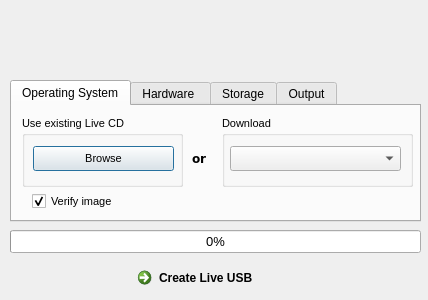
<?xml version="1.0" encoding="UTF-8"?>
<ui version="4.0">
 <class>Dialog</class>
 <widget class="QDialog" name="Dialog">
  <property name="geometry">
   <rect>
    <x>0</x>
    <y>0</y>
    <width>428</width>
    <height>300</height>
   </rect>
  </property>
  <property name="sizePolicy">
   <sizepolicy hsizetype="Fixed" vsizetype="Fixed">
    <horstretch>0</horstretch>
    <verstretch>0</verstretch>
   </sizepolicy>
  </property>
  <property name="windowTitle">
   <string>USB-Maker</string>
  </property>
  <widget class="QProgressBar" name="progressBar">
   <property name="geometry">
    <rect>
     <x>10</x>
     <y>230</y>
     <width>411</width>
     <height>23</height>
    </rect>
   </property>
   <property name="font">
    <font>
     <pointsize>10</pointsize>
    </font>
   </property>
   <property name="whatsThis">
    <string>This is the progress bar that will indicate how far along in the LiveUSB creation process you are</string>
   </property>
   <property name="value">
    <number>0</number>
   </property>
   <property name="alignment">
    <set>Qt::AlignCenter</set>
   </property>
   <property name="textVisible">
    <bool>true</bool>
   </property>
  </widget>
  <widget class="QLabel" name="label">
   <property name="geometry">
    <rect>
     <x>0</x>
     <y>0</y>
     <width>430</width>
     <height>71</height>
    </rect>
   </property>
   <property name="text">
    <string/>
   </property>
   <property name="pixmap">
    <pixmap resource="resources.qrc">:/liveusb-header.png</pixmap>
   </property>
  </widget>
  <widget class="QTabWidget" name="tabWidget">
   <property name="geometry">
    <rect>
     <x>10</x>
     <y>80</y>
     <width>411</width>
     <height>142</height>
    </rect>
   </property>
   <property name="font">
    <font>
     <pointsize>9</pointsize>
    </font>
   </property>
   <property name="currentIndex">
    <number>0</number>
   </property>
   <widget class="QWidget" name="tab">
    <attribute name="title">
     <string>Operating System</string>
    </attribute>
    <widget class="QGroupBox" name="groupBox">
     <property name="geometry">
      <rect>
       <x>10</x>
       <y>10</y>
       <width>161</width>
       <height>71</height>
      </rect>
     </property>
     <property name="font">
      <font>
       <pointsize>8</pointsize>
      </font>
     </property>
     <property name="whatsThis">
      <string>This button allows you to browse for an existing Live CD ISO that you have previously downloaded.  If you do not select one, a release will be downloaded for you automatically.</string>
     </property>
     <property name="title">
      <string>Use existing Live CD</string>
     </property>
     <widget class="QPushButton" name="isoBttn">
      <property name="geometry">
       <rect>
        <x>11</x>
        <y>30</y>
        <width>141</width>
        <height>25</height>
       </rect>
      </property>
      <property name="text">
       <string>Browse</string>
      </property>
      <property name="shortcut">
       <string>Alt+B</string>
      </property>
     </widget>
    </widget>
    <widget class="QLabel" name="label_2">
     <property name="geometry">
      <rect>
       <x>180</x>
       <y>40</y>
       <width>21</width>
       <height>24</height>
      </rect>
     </property>
     <property name="font">
      <font>
       <family>Verdana</family>
       <pointsize>9</pointsize>
       <weight>75</weight>
       <bold>true</bold>
       <kerning>false</kerning>
      </font>
     </property>
     <property name="layoutDirection">
      <enum>Qt::RightToLeft</enum>
     </property>
     <property name="text">
      <string>or</string>
     </property>
    </widget>
    <widget class="QGroupBox" name="downloadGroup">
     <property name="geometry">
      <rect>
       <x>210</x>
       <y>10</y>
       <width>191</width>
       <height>71</height>
      </rect>
     </property>
     <property name="font">
      <font>
       <pointsize>8</pointsize>
      </font>
     </property>
     <property name="whatsThis">
      <string>If you do not select an existing Live CD, the selected release will be downloaded for you.</string>
     </property>
     <property name="title">
      <string>Download</string>
     </property>
     <widget class="QComboBox" name="downloadCombo">
      <property name="geometry">
       <rect>
        <x>8</x>
        <y>30</y>
        <width>171</width>
        <height>25</height>
       </rect>
      </property>
     </widget>
    </widget>
    <widget class="QCheckBox" name="verifyImage">
     <property name="geometry">
      <rect>
       <x>20</x>
       <y>80</y>
       <width>101</width>
       <height>31</height>
      </rect>
     </property>
     <property name="font">
      <font>
       <pointsize>8</pointsize>
      </font>
     </property>
     <property name="text">
      <string>Verify image</string>
     </property>
     <property name="checked">
      <bool>true</bool>
     </property>
    </widget>
   </widget>
   <widget class="QWidget" name="tab_2">
    <attribute name="title">
     <string>Hardware </string>
    </attribute>
    <widget class="QGroupBox" name="groupBox_4">
     <property name="geometry">
      <rect>
       <x>210</x>
       <y>10</y>
       <width>191</width>
       <height>81</height>
      </rect>
     </property>
     <property name="font">
      <font>
       <pointsize>8</pointsize>
      </font>
     </property>
     <property name="title">
      <string>Additional Architectures</string>
     </property>
     <widget class="QCheckBox" name="olpcSupport">
      <property name="geometry">
       <rect>
        <x>20</x>
        <y>20</y>
        <width>201</width>
        <height>30</height>
       </rect>
      </property>
      <property name="font">
       <font>
        <pointsize>8</pointsize>
       </font>
      </property>
      <property name="text">
       <string>OLPC </string>
      </property>
     </widget>
     <widget class="QCheckBox" name="macSupport">
      <property name="geometry">
       <rect>
        <x>20</x>
        <y>50</y>
        <width>211</width>
        <height>30</height>
       </rect>
      </property>
      <property name="font">
       <font>
        <pointsize>8</pointsize>
       </font>
      </property>
      <property name="text">
       <string>Mac (Intel)</string>
      </property>
     </widget>
    </widget>
    <widget class="QGroupBox" name="groupBox_2">
     <property name="geometry">
      <rect>
       <x>10</x>
       <y>10</y>
       <width>191</width>
       <height>81</height>
      </rect>
     </property>
     <property name="font">
      <font>
       <pointsize>8</pointsize>
      </font>
     </property>
     <property name="whatsThis">
      <string>This is the USB stick that you want to install your Live CD on.  This device must be formatted with the FAT filesystem.</string>
     </property>
     <property name="title">
      <string>Target Device</string>
     </property>
     <widget class="QComboBox" name="driveBox">
      <property name="geometry">
       <rect>
        <x>10</x>
        <y>20</y>
        <width>171</width>
        <height>25</height>
       </rect>
      </property>
      <property name="editable">
       <bool>false</bool>
      </property>
      <property name="insertPolicy">
       <enum>QComboBox::InsertAtTop</enum>
      </property>
      <property name="duplicatesEnabled">
       <bool>false</bool>
      </property>
     </widget>
     <widget class="QCheckBox" name="formatDevice">
      <property name="geometry">
       <rect>
        <x>10</x>
        <y>50</y>
        <width>181</width>
        <height>21</height>
       </rect>
      </property>
      <property name="text">
       <string>Format Device</string>
      </property>
     </widget>
    </widget>
   </widget>
   <widget class="QWidget" name="widget">
    <attribute name="title">
     <string>Storage</string>
    </attribute>
    <widget class="QGroupBox" name="groupBox_3">
     <property name="geometry">
      <rect>
       <x>10</x>
       <y>10</y>
       <width>191</width>
       <height>81</height>
      </rect>
     </property>
     <property name="font">
      <font>
       <pointsize>8</pointsize>
      </font>
     </property>
     <property name="title">
      <string>Home Directory (0 MB)</string>
     </property>
     <widget class="QSlider" name="horizontalSlider">
      <property name="geometry">
       <rect>
        <x>10</x>
        <y>30</y>
        <width>111</width>
        <height>20</height>
       </rect>
      </property>
      <property name="orientation">
       <enum>Qt::Horizontal</enum>
      </property>
     </widget>
     <widget class="QCheckBox" name="encryptedHome">
      <property name="geometry">
       <rect>
        <x>10</x>
        <y>50</y>
        <width>181</width>
        <height>30</height>
       </rect>
      </property>
      <property name="font">
       <font>
        <pointsize>8</pointsize>
       </font>
      </property>
      <property name="text">
       <string>Encrypted</string>
      </property>
      <property name="checked">
       <bool>true</bool>
      </property>
     </widget>
     <widget class="QSpinBox" name="homeSpinBox">
      <property name="geometry">
       <rect>
        <x>130</x>
        <y>30</y>
        <width>51</width>
        <height>22</height>
       </rect>
      </property>
      <property name="maximum">
       <number>999999</number>
      </property>
     </widget>
    </widget>
    <widget class="QGroupBox" name="overlayTitle">
     <property name="geometry">
      <rect>
       <x>210</x>
       <y>10</y>
       <width>191</width>
       <height>81</height>
      </rect>
     </property>
     <property name="font">
      <font>
       <pointsize>8</pointsize>
      </font>
     </property>
     <property name="whatsThis">
      <string comment="comment!">By allocating extra space on your USB stick for a persistent overlay, you will be able to store data and make permanent modifications to your live operating system.  Without it, you will not be able to save data that will persist after a reboot.</string>
     </property>
     <property name="title">
      <string>Persistent Storage (0 MB)</string>
     </property>
     <widget class="QSlider" name="overlaySlider">
      <property name="geometry">
       <rect>
        <x>10</x>
        <y>30</y>
        <width>111</width>
        <height>21</height>
       </rect>
      </property>
      <property name="maximum">
       <number>2047</number>
      </property>
      <property name="orientation">
       <enum>Qt::Horizontal</enum>
      </property>
      <property name="tickPosition">
       <enum>QSlider::NoTicks</enum>
      </property>
     </widget>
     <widget class="QSpinBox" name="persistentSpinBox">
      <property name="geometry">
       <rect>
        <x>130</x>
        <y>30</y>
        <width>51</width>
        <height>22</height>
       </rect>
      </property>
      <property name="minimum">
       <number>0</number>
      </property>
      <property name="maximum">
       <number>999999</number>
      </property>
     </widget>
    </widget>
   </widget>
   <widget class="QWidget" name="tab_3">
    <property name="enabled">
     <bool>true</bool>
    </property>
    <attribute name="title">
     <string>Output</string>
    </attribute>
    <widget class="QTextEdit" name="textEdit">
     <property name="geometry">
      <rect>
       <x>0</x>
       <y>0</y>
       <width>407</width>
       <height>111</height>
      </rect>
     </property>
     <property name="sizePolicy">
      <sizepolicy hsizetype="Maximum" vsizetype="Maximum">
       <horstretch>0</horstretch>
       <verstretch>0</verstretch>
      </sizepolicy>
     </property>
     <property name="font">
      <font>
       <pointsize>8</pointsize>
      </font>
     </property>
     <property name="whatsThis">
      <string>This is the status console, where all messages get written to.</string>
     </property>
     <property name="readOnly">
      <bool>true</bool>
     </property>
     <property name="html">
      <string>&lt;!DOCTYPE HTML PUBLIC &quot;-//W3C//DTD HTML 4.0//EN&quot; &quot;http://www.w3.org/TR/REC-html40/strict.dtd&quot;&gt;
&lt;html&gt;&lt;head&gt;&lt;meta name=&quot;qrichtext&quot; content=&quot;1&quot; /&gt;&lt;style type=&quot;text/css&quot;&gt;
p, li { white-space: pre-wrap; }
&lt;/style&gt;&lt;/head&gt;&lt;body style=&quot; font-family:'Sans Serif'; font-size:8pt; font-weight:400; font-style:normal;&quot;&gt;
&lt;p style=&quot;-qt-paragraph-type:empty; margin-top:0px; margin-bottom:0px; margin-left:0px; margin-right:0px; -qt-block-indent:0; text-indent:0px; font-family:'Sans'; font-weight:408;&quot;&gt;&lt;/p&gt;&lt;/body&gt;&lt;/html&gt;</string>
     </property>
    </widget>
   </widget>
  </widget>
  <widget class="QCommandLinkButton" name="startButton">
   <property name="geometry">
    <rect>
     <x>130</x>
     <y>260</y>
     <width>161</width>
     <height>37</height>
    </rect>
   </property>
   <property name="cursor">
    <cursorShape>PointingHandCursor</cursorShape>
   </property>
   <property name="toolTip">
    <string extracomment="Begin the Live USB creation process"/>
   </property>
   <property name="text">
    <string>Create Live USB</string>
   </property>
  </widget>
 </widget>
 <resources>
  <include location="resources.qrc"/>
 </resources>
 <connections/>
</ui>
